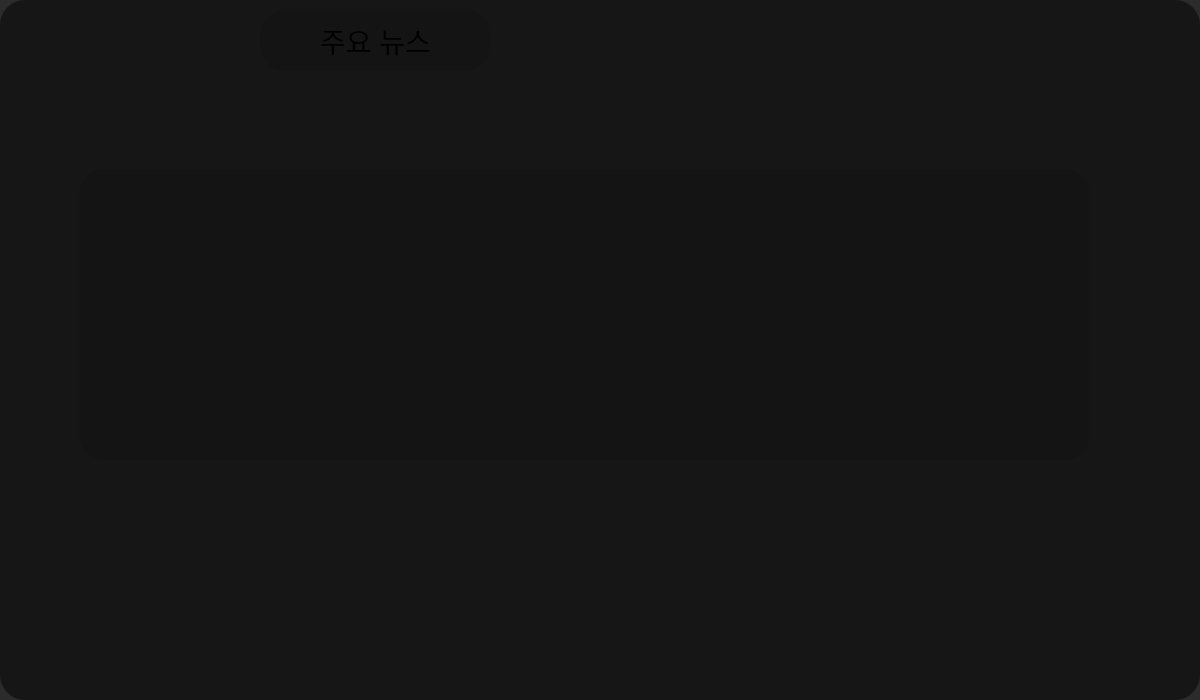
<?xml version="1.0" encoding="UTF-8"?>
<ui version="4.0">
 <class>NewsPanel</class>
 <widget class="QWidget" name="NewsPanel">
  <property name="geometry">
   <rect>
    <x>0</x>
    <y>0</y>
    <width>1200</width>
    <height>700</height>
   </rect>
  </property>
  <property name="windowTitle">
   <string>Form</string>
  </property>
  <property name="styleSheet">
   <string notr="true">background: rgba(20,20,20,230);
border-radius: 25px;</string>
  </property>
  <widget class="QLabel" name="labelTitle">
   <property name="geometry">
    <rect>
     <x>260</x>
     <y>10</y>
     <width>231</width>
     <height>61</height>
    </rect>
   </property>
   <property name="font">
    <font>
     <pointsize>-1</pointsize>
    </font>
   </property>
   <property name="styleSheet">
    <string notr="true">font-size:28px;
padding:8px 25px;</string>
   </property>
   <property name="text">
    <string>주요 뉴스</string>
   </property>
   <property name="alignment">
    <set>Qt::AlignCenter</set>
   </property>
  </widget>
  <widget class="QWidget" name="newsContainer" native="true">
   <property name="geometry">
    <rect>
     <x>79</x>
     <y>169</y>
     <width>1011</width>
     <height>291</height>
    </rect>
   </property>
  </widget>
 </widget>
 <resources/>
 <connections/>
</ui>
